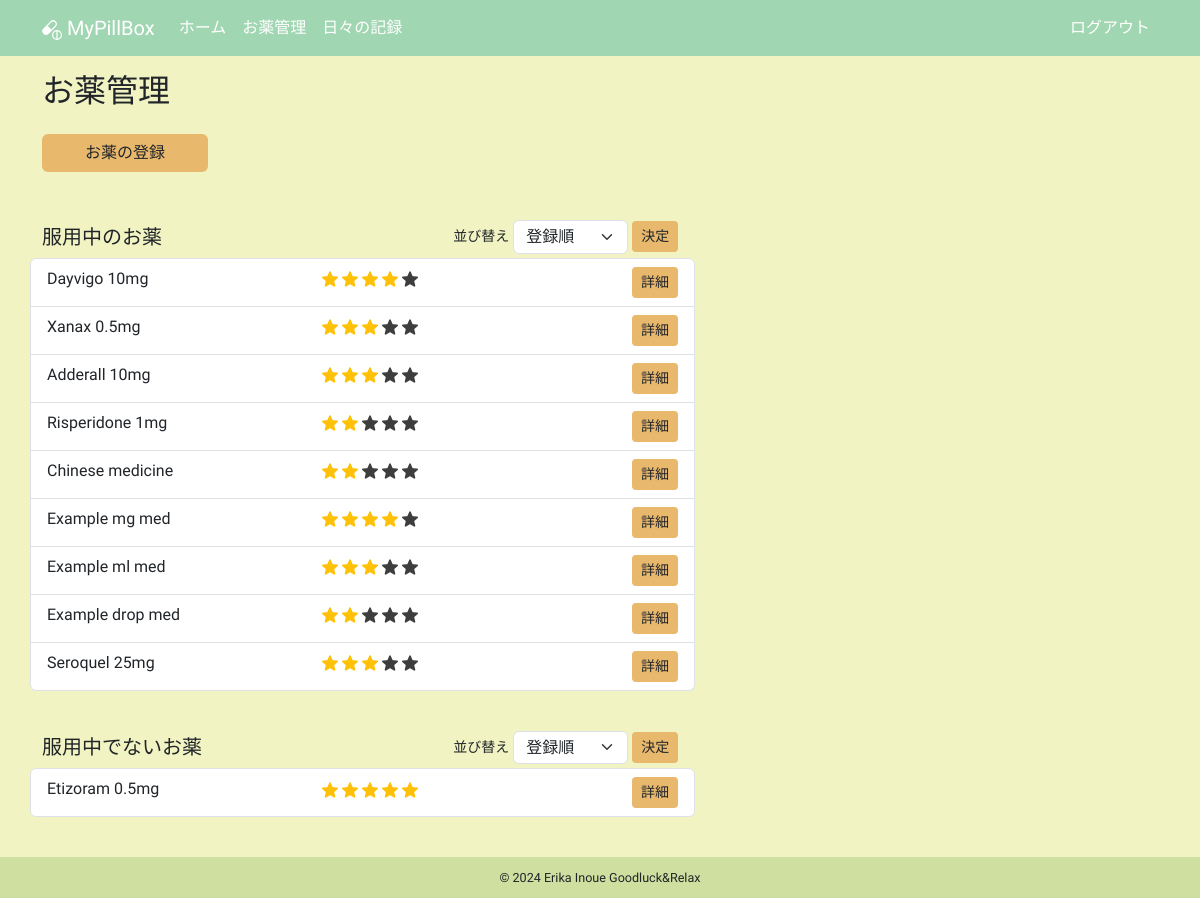
The page /medicines (signed in) on the database as committed earlier.
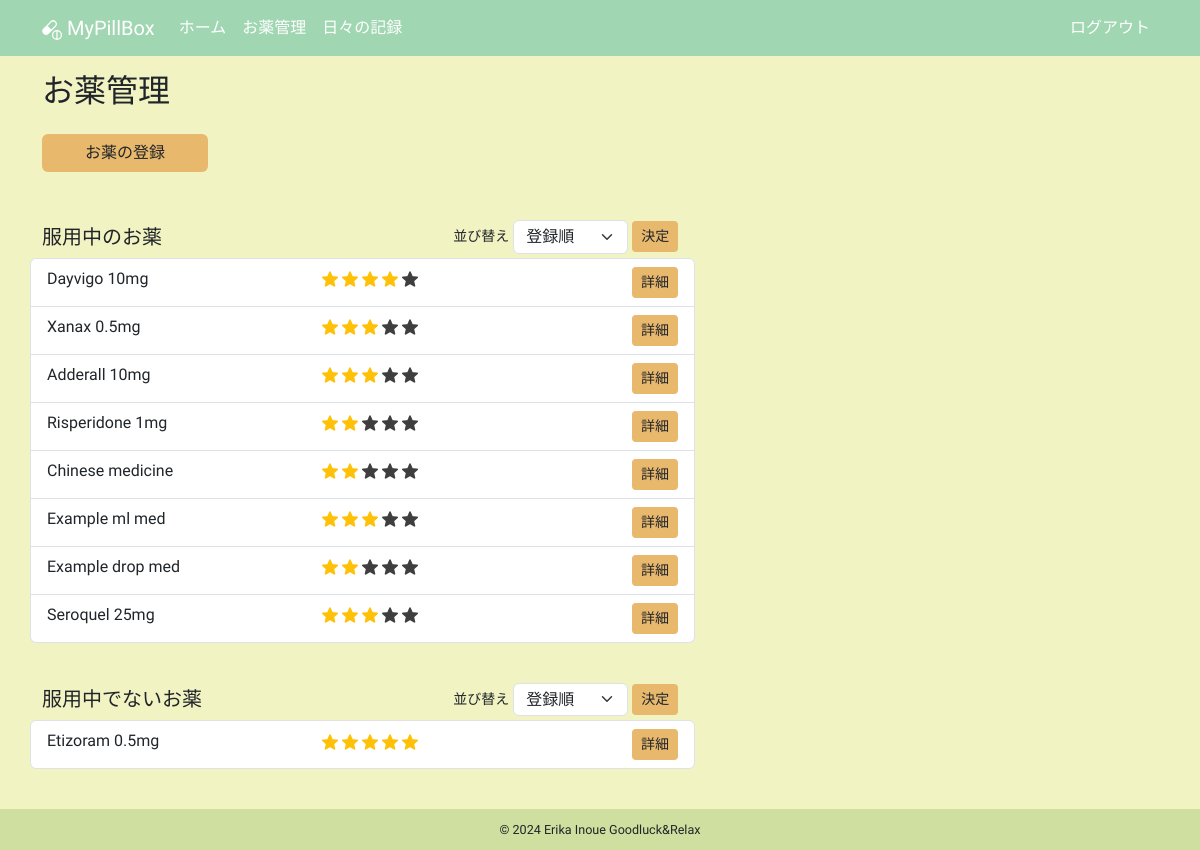
The same page on the database as committed later.
### app/models.py (models this page shows, shortened)
class Medicine(db.Model):
    __tablename__ = "medicines"
    id: so.Mapped[int] = so.mapped_column(primary_key=True)
    name: so.Mapped[str] = so.mapped_column(sa.String(100))
    taking_start_date: so.Mapped[datetime.date] = so.mapped_column(sa.Date)
    dose_per_day: so.Mapped[Optional[float]]
    taking_timing: so.Mapped[Optional[str]] = so.mapped_column(sa.String(100))
    memo: so.Mapped[Optional[str]] = so.mapped_column(sa.Text)
    rating: so.Mapped[Optional[int]] = so.mapped_column(default=0)
    is_active: so.Mapped[bool] = so.mapped_column(sa.Boolean)
    taking_unit: so.Mapped[str] = so.mapped_column(sa.String(10))
    user_id: so.Mapped[int] = so.mapped_column(sa.ForeignKey(User.id))
    user: so.Mapped[User] = so.relationship(back_populates="medicines")
    daily_log_details: so.Mapped[list["DailyLogDetail"]] = so.relationship(
        cascade="all, delete-orphan", back_populates="medicine"
    )

### app/routes.py (the view)
@app.route("/medicines", methods=["GET"])
@login_required
def medicines():
    title = _("お薬管理")
    form = MedicineSortForm()
    form.active_sort.data = request.args.get("active_sort", "registerorder")
    form.not_active_sort.data = request.args.get("not_active_sort", "registerorder")
    active_query = (
        sa.select(Medicine)
        .join(Medicine.user)
        .where(Medicine.user == current_user, Medicine.is_active == True)
        .order_by(Medicine.id)
    )
    not_active_query = (
        sa.select(Medicine)
        .join(Medicine.user)
        .where(Medicine.user == current_user, Medicine.is_active == False)
        .order_by(Medicine.id)
    )
    rating_active_query = (
        sa.select(Medicine)
        .join(Medicine.user)
        .where(Medicine.user == current_user, Medicine.is_active == True)
        .order_by(Medicine.rating.desc())
    )
    rating_not_active_query = (
        sa.select(Medicine)
        .join(Medicine.user)
        .where(Medicine.user == current_user, Medicine.is_active == False)
        .order_by(Medicine.rating.desc())
    )
    if form.active_sort.data == "ratingorder":
        active_medicines = db.session.scalars(rating_active_query).all()
    else:
        active_medicines = db.session.scalars(active_query).all()
    if form.not_active_sort.data == "ratingorder":
        not_active_medicines = db.session.scalars(rating_not_active_query).all()
    else:
        not_active_medicines = db.session.scalars(not_active_query).all()
    return render_template(
        "medicines.html",
        active_medicines=active_medicines,
        not_active_medicines=not_active_medicines,
        form=form,
        title=title,
    )

### app/forms.py
class MedicineSortForm(FlaskForm):
    active_sort = SelectField(
        _l("並び替え"),
        choices=[("registerorder", _l("登録順")), ("ratingorder", _l("星評価順"))],
    )
    not_active_sort = SelectField(
        _l("並び替え"),
        choices=[("registerorder", _l("登録順")), ("ratingorder", _l("星評価順"))],
    )

### app/__init__.py (called while the page is built)
def get_locale():
    return request.accept_languages.best_match(app.config["LANGUAGES"])

### app/models.py (called while the page is built)
@login.user_loader
def load_user(id):
    return db.session.get(User, int(id))

### app/routes.py (called while the page is built)
@app.before_request
def before_request():
    g.locale = str(get_locale())

### app/templates/medicines.html (shortened to what this page needs)
{% extends "base.html" %}
{% block content %}
  <h2 class="mb-4">{{ _("お薬管理") }}</h2>
  <div class="row">
    <div class="col-5 col-lg-2 mb-5">
      <a href="{{ url_for('create_medicine') }}" class="btn btn-custom w-100">{{ _("お薬の登録") }}</a>
    </div>
  </div>
  <div class="row">
    <div class="col-12 col-lg-7 mb-3">
      <div class="mb-1 d-flex justify-content-between align-items-center">
        <h5 class="mb-0">{{ _("服用中のお薬") }}</h5>
        {% if active_medicines %}
          <form action="{{ url_for('medicines') }}"
                method="get"
                class="d-flex align-items-center"
                novalidate>
            <small class="me-1">{{ form.active_sort.label(class="text-nowrap sort-label") }}</small>
            {{ form.active_sort(class="form-select sort-select") }}
            <input type="submit"
                   class="btn btn-custom btn-sm ms-1 sort-submit"
                   value="{{ _('決定') }}">
          </form>
        {% endif %}
      </div>
      {% if not active_medicines %}
        <small class="text-secondary">{{ _("服用中のお薬はありません") }}</small>
      {% else %}
        <ul class="list-group mb-4">
          {% for medicine in active_medicines %}
            <li class="list-group-item row d-flex">
              <p class="m-0 ps-0 col-5">{{ medicine.name }}</p>
              <p class="m-0 col-5">
                {% for i in range(0, medicine.rating) %}
                  <img src="{{ url_for('static', filename='images/star_on.png') }}"
                       class="star-display rating-checked"
                       alt="star">
                {% endfor %}
                {% if medicine.rating < 5 %}
                  {% for i in range(medicine.rating, 5) %}
                    <img src="{{ url_for('static', filename='images/star_on.png') }}"
                         class="star-display"
                         alt="star">
                  {% endfor %}
                {% endif %}
              </p>
              <div class="col-2 text-end p-0">
                <a id="medicine-detail-link-{{ medicine.id }}"
                   href="{{ url_for('medicine_detail', medicine_id=medicine.id) }}"
                   class="btn btn-custom btn-sm">{{ _("詳細") }}</a>
              </div>
            </li>
          {% endfor %}
        </ul>
      {% endif %}
    </div>
  </div>
  <div class="row">
    <div class="col-12 col-lg-7 mb-3">
      <div class="mb-1 d-flex justify-content-between align-items-center">
        <h5 class="mb-0">{{ _("服用中でないお薬") }}</h5>
        {% if not_active_medicines %}
          <form action="{{ url_for('medicines') }}"
                method="get"
                class="d-flex align-items-center"
                novalidate>
            <small class="me-1">{{ form.not_active_sort.label(class="text-nowrap sort-label") }}</small>
            {{ form.not_active_sort(class="form-select sort-select") }}
            <input type="submit"
                   class="btn btn-custom btn-sm ms-1 sort-submit"
                   value="{{ _('決定') }}">
          </form>
        {% endif %}
      </div>
      {% if not not_active_medicines %}
        <small class="text-secondary">{{ _("服用中でないお薬はありません") }}</small>
      {% else %}
        <ul class="list-group mb-4">
          {% for medicine in not_active_medicines %}
            <li class="list-group-item row d-flex">
              <p class="m-0 ps-0 col-5">{{ medicine.name }}</p>
              <p class="m-0 col-5">
                {% for i in range(0, medicine.rating) %}
                  <img src="{{ url_for('static', filename='images/star_on.png') }}"
                       class="star-display rating-checked"
                       alt="star">
                {% endfor %}
              </p>
              <div class="col-2 text-end p-0">
                <a id="medicine-detail-link-{{ medicine.id }}"
                   href="{{ url_for('medicine_detail', medicine_id=medicine.id) }}"
                   class="btn btn-custom btn-sm">{{ _("詳細") }}</a>
              </div>
            </li>
          {% endfor %}
        </ul>
      {% endif %}
    </div>
  </div>
{% endblock content %}

Rows that differ between the two databases and show on the page:
removed Medicine: name "Example mg med", rating 4 (drawn), shown under "服用中のお薬"
